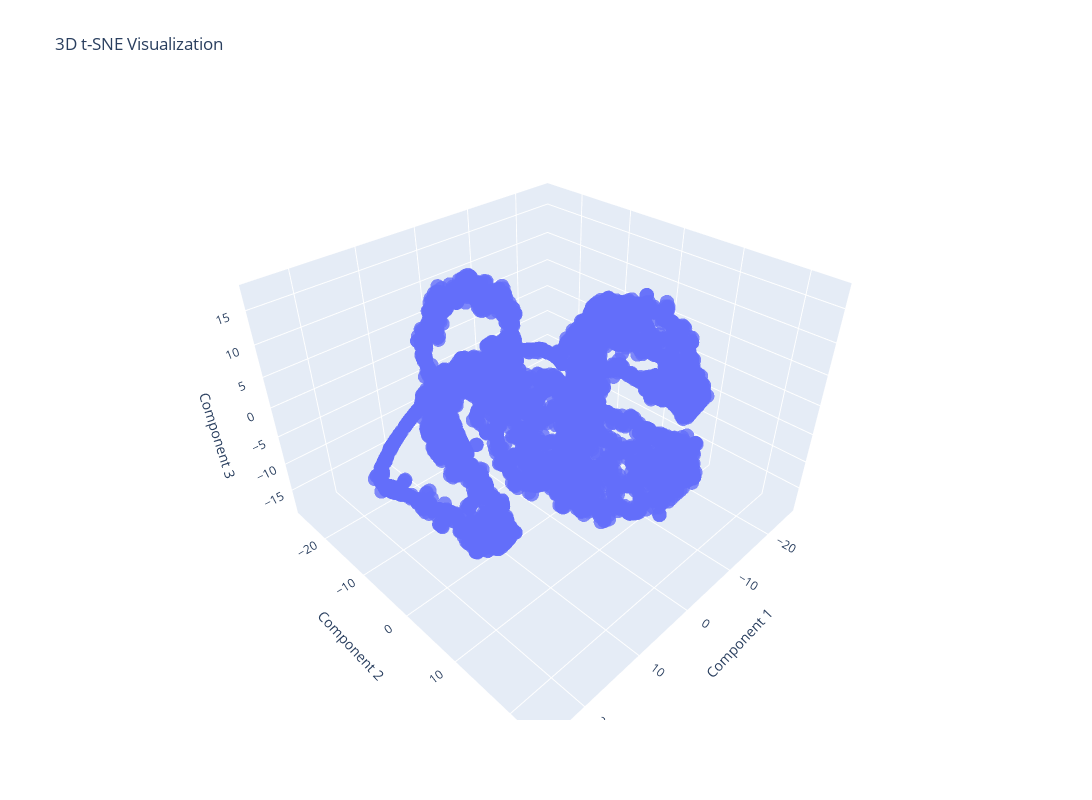

Notebook code cell kept with this figure:
### Code cell
import plotly.graph_objects as go
trace = go.Scatter3d(
    x=tsne_results_3D[:, 0],
    y=tsne_results_3D[:, 1],
    z=tsne_results_3D[:, 2],
    mode='markers',
    marker=dict(
        size=5,  # Adjust marker size as needed
        opacity=0.8,  # Adjust marker opacity as needed
    )
)

# Create the layout for the plot
layout = go.Layout(
    title="3D t-SNE Visualization",
    width=1200,  # Set width in pixels
    height=800,
    scene=dict(
        xaxis_title='Component 1',
        yaxis_title='Component 2',
        zaxis_title='Component 3'
    )
)

# Combine the trace and layout into a figure
fig = go.Figure(data=[trace], layout=layout)

# Display the interactive plot
fig.show()

### Figure 1 — Plotly figure (JSON) as saved in the notebook; plotly's stock layout.template omitted (floating-point values rounded to 4 significant figures; data arrays with more than 128 entries replaced by an {"elided": "..."} marker saying what was removed)
{"data": [{"marker": {"opacity": 0.8, "size": 5}, "mode": "markers", "type": "scatter3d", "x": {"elided": "5600 float values"}, "y": {"elided": "5600 float values"}, "z": {"elided": "5600 float values"}}], "layout": {"height": 800, "scene": {"xaxis": {"title": {"text": "Component 1"}}, "yaxis": {"title": {"text": "Component 2"}}, "zaxis": {"title": {"text": "Component 3"}}}, "title": {"text": "3D t-SNE Visualization"}, "width": 1200}}
